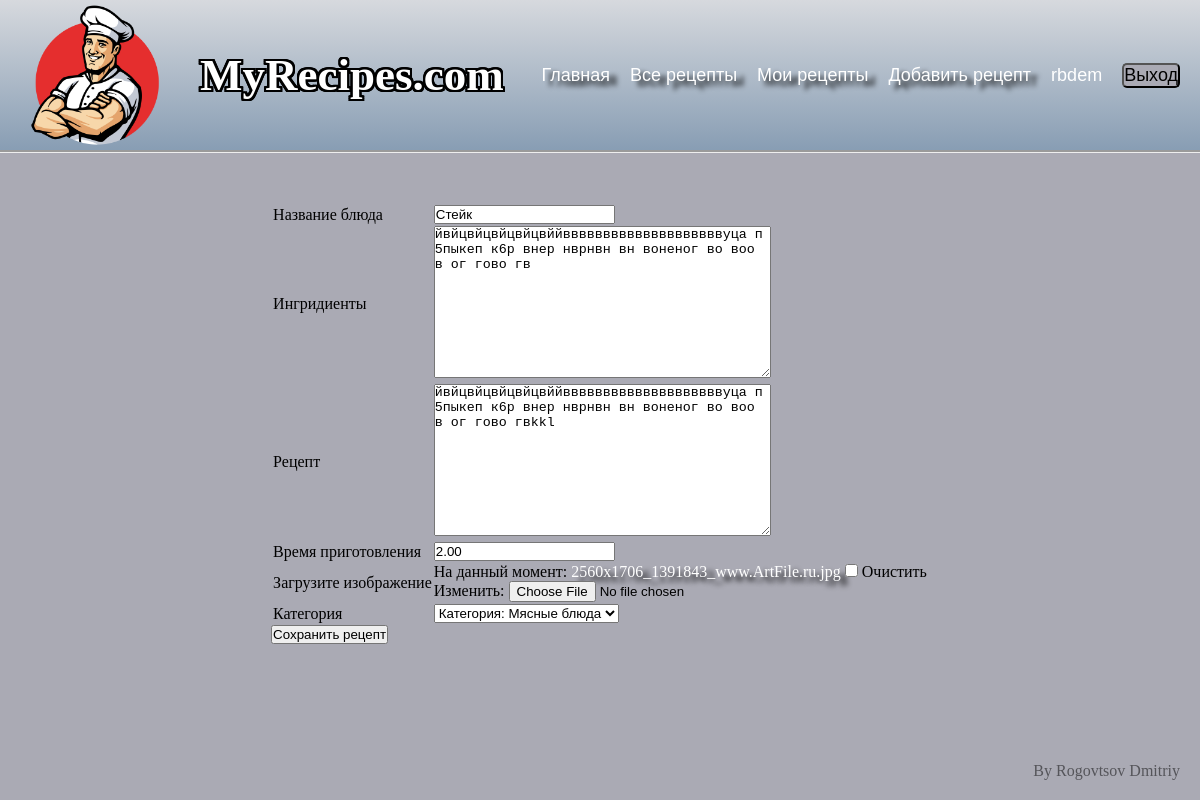
The app's page /recipe_redact/26/ (signed in) with its own data.
### myapp/models.py (models this page shows, shortened)
class Recipe(models.Model):
    name = models.CharField(max_length=100)
    description = models.TextField()
    steps = models.TextField()
    time = models.DecimalField(max_digits=3, decimal_places=2)
    image = models.ImageField(blank=True, null=True)
    author = models.ForeignKey(User, on_delete=models.CASCADE)
    category_recipe = models.ForeignKey(Category, on_delete=models.CASCADE)
    time_date_add = models.DateTimeField(auto_now_add=True)

### myapp/views.py (the view)
# urls.py: path('recipe_redact/<int:recipe_id>/', views.recipe_redact, name='recipe_redact'),
@login_required
def recipe_redact(request, recipe_id):
    recipe = Recipe.objects.get(id=recipe_id)
    if request.method == 'POST':
        form = RecipeFormRedact(request.POST, request.FILES, instance=recipe)
        if form.is_valid():
            recipe = form.save(commit=False)
            recipe.author = request.user
            image = form.cleaned_data.get('image')
            if image:
                fs = FileSystemStorage()
                fs.save(image.name, image)
            else:
                recipe.image = recipe.image
            recipe.save()
            return redirect('/recipe_redact_success')
    else:
        form = RecipeFormRedact(instance=recipe)
    return render(request, 'myapp/recipe_add.html', {'form': form})

### myapp/forms.py
class RecipeFormRedact(forms.ModelForm):
    class Meta:
        model = Recipe
        fields = ['name', 'description', 'steps', 'time', 'image', 'category_recipe']

### myapp/models.py (called while the page is built)
    def __str__(self):
        return f'Категория: {self.name}'

### myapp/templates/myapp/recipe_add.html (shortened to what this page needs)
{% extends 'myapp/base.html' %} {% block content %}
<form method="post" , enctype="multipart/form-data">
  <table>
    <tr>
      <td>Название блюда</td>
      <td>{{ form.name }}</td>
    </tr>
    <tr>
      <td>Ингридиенты</td>
      <td>{{ form.description }}</td>
    </tr>
    <tr>
      <td>Рецепт</td>
      <td>{{ form.steps }}</td>
    </tr>
    <tr>
      <td>Время приготовления</td>
      <td>{{ form.time }}</td>
    </tr>
    <tr>
      <td>Загрузите изображение</td>
      <td>{{ form.image }}</td>
    </tr>
    <tr>
      <td>Категория</td>
      <td>{{ form.category_recipe }}</td>
    </tr>
  </table>
  <input type="submit" value="Сохранить рецепт" />
</form>
{% endblock %}

### myapp/templates/myapp/base.html (shortened to what this page needs)
{% load static %}
<!DOCTYPE html>
<html lang="en">
  <head>
    <link
      rel="stylesheet"
      href="{% static 'css/styles.css' %}"
      type="text/css"
    />
    <link href="https://fonts.cdnfonts.com/css/gilroy-bold" rel="stylesheet" />
  </head>
  <body>
    <div class="top_menu">
      <div class="header">
        <div class="leftside_menu">
          <img
            class="top_logo"
            src="{% static 'img/thumb-clipart-healthy-protein-18.png' %}"
            alt="siteLogo"
          />
          <h2 class="site_name">MyRecipes.com</h2>
        </div>
        <div class="nav_menu">
          <li class="link_menu_home"><a href="/index">Главная</a></li>
          <li><a href="/recipes_category">Все рецепты</a></li>
          {% if user.is_authenticated %}
          <li><a href="/my_recipes">Мои рецепты</a></li>
          <li class="link_menu"><a href="/recipe_add">Добавить рецепт</a></li>
          <li>{{ user.get_username }}</li>
          <form method="post" action="{% url 'logout' %}">
            <button class="button_exit" type="submit">Выход</button>
          </form>
          {% else %}
          <li class="link_menu"><a href="/accounts/login">Вход</a></li>
          <li class="link_menu">
            <a href="/registration_user">Регистрация</a>
          </li>
          {% endif %}
        </div>
      </div>
      <div class="top_content">
        {% block content %}{% endblock %}
      </div>
      <div class="down_content">
        <div class="creaters">By Rogovtsov Dmitriy</div>
      </div>
    </div>
  </body>
</html>

### myapp/static/css/styles.css (style rules this page uses)
* { margin: 0; padding: 0; }
html { width: 100%; height: 100%; }
body { background-color: #aaaab4; }
a { text-decoration: none; color: white; text-shadow: 7px 5px 5px #000; }
li { list-style-type: none; }
.header { display: flex; align-items: center; justify-content: space-between; background: -moz-radial-gradient(center, ellipse cover, #edf1f3a9, #006bb333); background: -webkit-linear-gradient(top, #edf1f3a9, #006bb333); background: -o-linear-gradient(top, #edf1f3a9, #006bb333); background: -ms-linear-gradient(top, #edf1f3a9, #006bb333); border-bottom-style: groove; }
.leftside_menu { display: flex; align-items: center; gap: 30px; margin-left: 20px; }
.site_name { color: white; font-size: 45px; text-shadow: -0 -2px 0 #000000, 0 -2px 0 #000000, -0 2px 0 #000000, 0 2px 0 #000000, -2px -0 0 #000000, 2px -0 0 #000000, -2px 0 0 #000000, 2px 0 0 #000000, -1px -2px 0 #000000, 1px -2px 0 #000000, -1px 2px 0 #000000, 1px 2px 0 #000000, -2px -1px 0 #000000, 2px -1px 0 #000000, -2px 1px 0 #000000, 2px 1px 0 #000000, -2px -2px 0 #000000, 2px -2px 0 #000000, -2px 2px 0 #000000, 2px 2px 0 #000000, -2px -2px 0 #000000, 2px -2px 0 #000000, -2px 2px 0 #000000, 2px 2px 0 #000000; }
.top_logo { width: 150px; height: 150px; border-radius: 10px; }
.nav_menu { display: flex; align-items: center; margin-right: 20px; gap: 20px; }
.nav_menu { display: flex; align-items: center; color: white; font-family: "Gilroy-Bold", sans-serif; font-size: 18px; font-style: normal; font-weight: 300; line-height: normal; }
.top_content { flex: 1; display: flex; justify-content: center; max-width: 1000px; margin: 0 auto; padding: 50px; word-wrap: break-word; }
.down_content { position: fixed; bottom: 20px; right: 20px; opacity: 0.5; color: rgb(0, 0, 0); }
.button_exit { font-family: "Gilroy-Bold", sans-serif; font-size: 18px; background-color: #aaaab4; border-radius: 5px; }

### records on screen
Recipe: name "Стейк", description "йвйцвйцвйцвйцвййввввввввввввввввввввуца п 5пыкеп к6р внер нврнвн вн воненог во воо в ог гово гв", steps "йвйцвйцвйцвйцвййввввввввввввввввввввуца п 5пыкеп к6р внер нврнвн вн воненог во воо в ог гово гвkkl", time "2.00", category_recipe "Категория: Мясные блюда"

### other values on screen
{{ user.get_username }} "rbdem"
